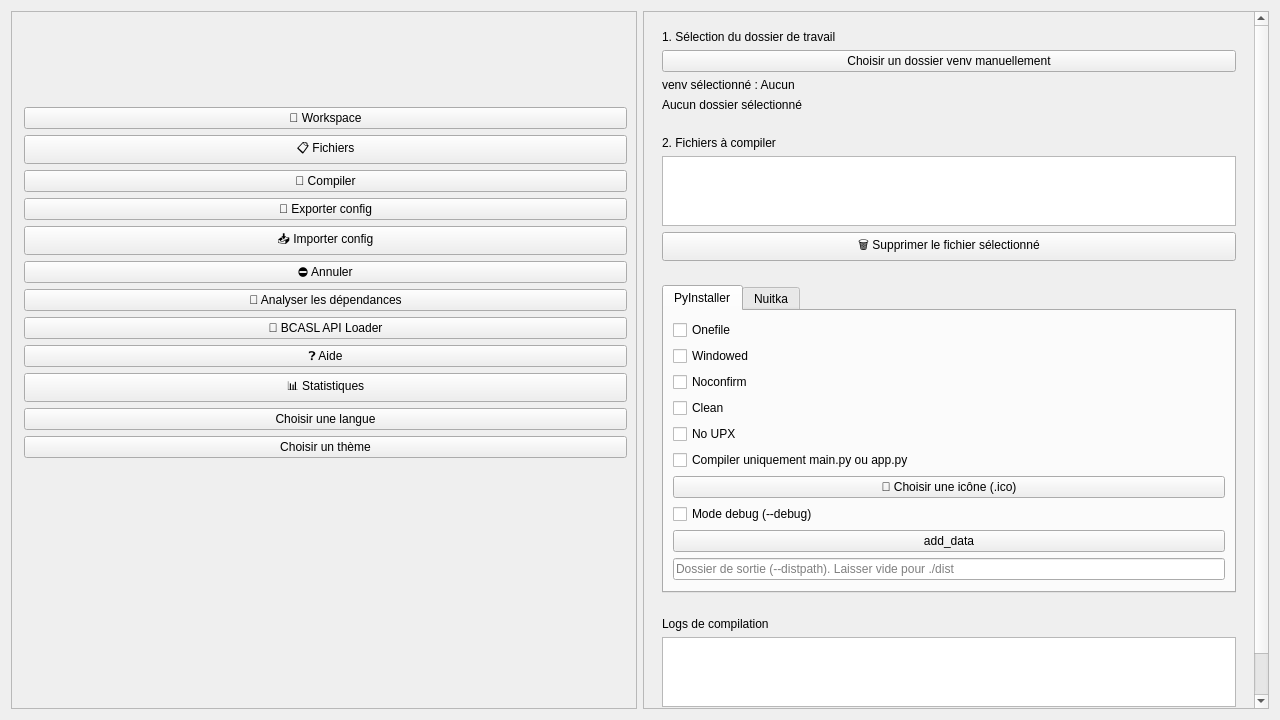
<?xml version="1.0" encoding="UTF-8"?>
<ui version="4.0">
 <class>PyCompilerARKGui</class>
 <widget class="QWidget" name="PyCompilerARKGui">
  <property name="geometry">
   <rect>
    <x>0</x>
    <y>0</y>
    <width>1280</width>
    <height>720</height>
   </rect>
  </property>
  <layout class="QHBoxLayout" name="mainLayout">
   <item>
    <widget class="QScrollArea" name="sidebarScrollArea">
     <property name="widgetResizable">
      <bool>true</bool>
     </property>
     <widget class="QFrame" name="sidebar">
      <property name="geometry">
       <rect>
        <x>0</x>
        <y>0</y>
        <width>626</width>
        <height>700</height>
       </rect>
      </property>
      <property name="frameShape">
       <enum>QFrame::Shape::NoFrame</enum>
      </property>
      <layout class="QVBoxLayout" name="sidebarLayout">
       <property name="leftMargin">
        <number>12</number>
       </property>
       <item>
        <widget class="QLabel" name="sidebar_logo">
         <property name="minimumSize">
          <size>
           <width>80</width>
           <height>80</height>
          </size>
         </property>
         <property name="maximumSize">
          <size>
           <width>220</width>
           <height>220</height>
          </size>
         </property>
         <property name="alignment">
          <set>Qt::AlignmentFlag::AlignCenter</set>
         </property>
        </widget>
       </item>
       <item>
        <widget class="QPushButton" name="btn_select_folder">
         <property name="text">
          <string>📁 Workspace</string>
         </property>
        </widget>
       </item>
       <item>
        <widget class="QPushButton" name="btn_select_files">
         <property name="text">
          <string>📋 Fichiers</string>
         </property>
        </widget>
       </item>
       <item>
        <widget class="QPushButton" name="btn_build_all">
         <property name="text">
          <string>🚀 Compiler</string>
         </property>
        </widget>
       </item>
       <item>
        <widget class="QPushButton" name="btn_export_config">
         <property name="text">
          <string>💾 Exporter config</string>
         </property>
        </widget>
       </item>
       <item>
        <widget class="QPushButton" name="btn_import_config">
         <property name="text">
          <string>📥 Importer config</string>
         </property>
        </widget>
       </item>
       <item>
        <widget class="QPushButton" name="btn_cancel_all">
         <property name="text">
          <string>⛔ Annuler</string>
         </property>
        </widget>
       </item>
       <item>
        <widget class="QPushButton" name="btn_suggest_deps">
         <property name="text">
          <string>🔎 Analyser les dépendances</string>
         </property>
        </widget>
       </item>
       <item>
        <widget class="QPushButton" name="btn_bc_loader">
         <property name="text">
          <string>🔌 BCASL API Loader</string>
         </property>
        </widget>
       </item>
       <item>
        </item>
       <item>
        <widget class="QPushButton" name="btn_help">
         <property name="text">
          <string>❓ Aide</string>
         </property>
        </widget>
       </item>
       <item>
        <widget class="QPushButton" name="btn_show_stats">
         <property name="text">
          <string>📊 Statistiques</string>
         </property>
        </widget>
       </item>
       <item>
        <widget class="QPushButton" name="select_lang">
         <property name="text">
          <string>Choisir une langue</string>
         </property>
        </widget>
       </item>
       <item>
        <widget class="QPushButton" name="select_theme">
         <property name="text">
          <string>Choisir un thème</string>
         </property>
        </widget>
       </item>
       <item>
        <spacer name="sidebarSpacer">
         <property name="orientation">
          <enum>Qt::Orientation::Vertical</enum>
         </property>
         <property name="sizeHint" stdset="0">
          <size>
           <width>20</width>
           <height>40</height>
          </size>
         </property>
        </spacer>
       </item>
      </layout>
     </widget>
    </widget>
   </item>
   <item>
    <widget class="QScrollArea" name="dashboardScrollArea">
     <property name="widgetResizable">
      <bool>true</bool>
     </property>
     <widget class="QWidget" name="contentArea">
      <property name="geometry">
       <rect>
        <x>0</x>
        <y>-481</y>
        <width>618</width>
        <height>1339</height>
       </rect>
      </property>
      <layout class="QVBoxLayout" name="contentLayout">
       <item>
        <widget class="QFrame" name="frame_workspace">
         <property name="frameShape">
          <enum>QFrame::Shape::NoFrame</enum>
         </property>
         <layout class="QVBoxLayout" name="layout_workspace">
          <item>
           <widget class="QLabel" name="label_workspace_section">
            <property name="text">
             <string>1. Sélection du dossier de travail</string>
            </property>
           </widget>
          </item>
          <item>
           <widget class="QPushButton" name="venv_button">
            <property name="text">
             <string>Choisir un dossier venv manuellement</string>
            </property>
           </widget>
          </item>
          <item>
           <widget class="QLabel" name="venv_label">
            <property name="text">
             <string>venv sélectionné : Aucun</string>
            </property>
           </widget>
          </item>
          <item>
           <widget class="QLabel" name="label_folder">
            <property name="text">
             <string>Aucun dossier sélectionné</string>
            </property>
           </widget>
          </item>
         </layout>
        </widget>
       </item>
       <item>
        <widget class="QFrame" name="frame_files">
         <property name="frameShape">
          <enum>QFrame::Shape::NoFrame</enum>
         </property>
         <layout class="QVBoxLayout" name="layout_files">
          <item>
           <widget class="QLabel" name="label_files_section">
            <property name="text">
             <string>2. Fichiers à compiler</string>
            </property>
           </widget>
          </item>
          <item>
           <widget class="QListWidget" name="file_list"/>
          </item>
          <item>
           <widget class="QPushButton" name="btn_remove_file">
            <property name="text">
             <string>🗑️ Supprimer le fichier sélectionné</string>
            </property>
           </widget>
          </item>
         </layout>
        </widget>
       </item>
       <item>
        <widget class="QFrame" name="frame_options">
         <property name="frameShape">
          <enum>QFrame::Shape::NoFrame</enum>
         </property>
         <layout class="QVBoxLayout" name="layout_options">
          <item>
           <widget class="QTabWidget" name="compiler_tabs">
            <property name="currentIndex">
             <number>0</number>
            </property>
            <widget class="QWidget" name="tab_pyinstaller">
             <attribute name="title">
              <string>PyInstaller</string>
             </attribute>
             <layout class="QVBoxLayout" name="pyinstaller_options_layout">
              <item>
               <widget class="QCheckBox" name="opt_onefile">
                <property name="text">
                 <string>Onefile</string>
                </property>
               </widget>
              </item>
              <item>
               <widget class="QCheckBox" name="opt_windowed">
                <property name="text">
                 <string>Windowed</string>
                </property>
               </widget>
              </item>
              <item>
               <widget class="QCheckBox" name="opt_noconfirm">
                <property name="text">
                 <string>Noconfirm</string>
                </property>
               </widget>
              </item>
              <item>
               <widget class="QCheckBox" name="opt_clean">
                <property name="text">
                 <string>Clean</string>
                </property>
               </widget>
              </item>
              <item>
               <widget class="QCheckBox" name="opt_noupx">
                <property name="text">
                 <string>No UPX</string>
                </property>
               </widget>
              </item>
              <item>
               <widget class="QCheckBox" name="opt_main_only">
                <property name="text">
                 <string>Compiler uniquement main.py ou app.py</string>
                </property>
               </widget>
              </item>
              <item>
               <widget class="QPushButton" name="btn_select_icon">
                <property name="text">
                 <string>🎨 Choisir une icône (.ico)</string>
                </property>
               </widget>
              </item>
              <item>
               <widget class="QCheckBox" name="opt_debug">
                <property name="text">
                 <string>Mode debug (--debug)</string>
                </property>
               </widget>
              </item>
              <item>
               <widget class="QPushButton" name="pyinstaller_add_data">
                <property name="text">
                 <string>add_data</string>
                </property>
               </widget>
              </item>
              <item>
               <layout class="QHBoxLayout" name="outputDirLayout">
                <item>
                 <widget class="QLineEdit" name="output_dir_input">
                  <property name="placeholderText">
                   <string>Dossier de sortie (--distpath). Laisser vide pour ./dist</string>
                  </property>
                 </widget>
                </item>
               </layout>
              </item>
             </layout>
            </widget>
            <widget class="QWidget" name="tab_nuitka">
             <attribute name="title">
              <string>Nuitka</string>
             </attribute>
             <layout class="QVBoxLayout" name="nuitka_options_layout">
              <item>
               <widget class="QCheckBox" name="nuitka_onefile">
                <property name="text">
                 <string>Onefile (--onefile)</string>
                </property>
               </widget>
              </item>
              <item>
               <widget class="QCheckBox" name="nuitka_standalone">
                <property name="text">
                 <string>Standalone (--standalone)</string>
                </property>
               </widget>
              </item>
              <item>
               <widget class="QCheckBox" name="nuitka_disable_console">
                <property name="text">
                 <string>Désactiver la console Windows (--windows-disable-console)</string>
                </property>
               </widget>
              </item>
              <item>
               <widget class="QCheckBox" name="nuitka_show_progress">
                <property name="text">
                 <string>Afficher la progression (--show-progress)</string>
                </property>
               </widget>
              </item>
              <item>
               <widget class="QPushButton" name="nuitka_add_data">
                <property name="text">
                 <string>add_data</string>
                </property>
               </widget>
              </item>
              <item>
               <widget class="QLineEdit" name="nuitka_output_dir">
                <property name="placeholderText">
                 <string>Dossier de sortie (--output-dir)</string>
                </property>
               </widget>
              </item>
              <item>
               <widget class="QPushButton" name="btn_nuitka_icon">
                <property name="text">
                 <string>🎨 Choisir une icône (.ico) Nuitka</string>
                </property>
               </widget>
              </item>
             </layout>
            </widget>
           </widget>
          </item>
         </layout>
        </widget>
       </item>
       <item>
        <widget class="QFrame" name="frame_logs">
         <property name="frameShape">
          <enum>QFrame::Shape::NoFrame</enum>
         </property>
         <layout class="QVBoxLayout" name="layout_logs">
          <item>
           <widget class="QLabel" name="label_logs_section">
            <property name="text">
             <string>Logs de compilation</string>
            </property>
           </widget>
          </item>
          <item>
           <widget class="QTextEdit" name="log"/>
          </item>
         </layout>
        </widget>
       </item>
       <item>
        <widget class="QProgressBar" name="progress"/>
       </item>
      </layout>
     </widget>
    </widget>
   </item>
  </layout>
 </widget>
 <resources/>
 <connections/>
</ui>
